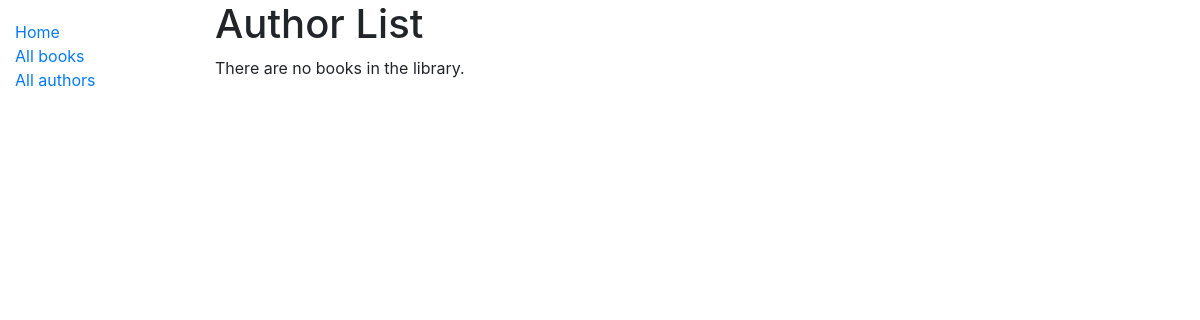
The app's page /catalog/authors/, older data.
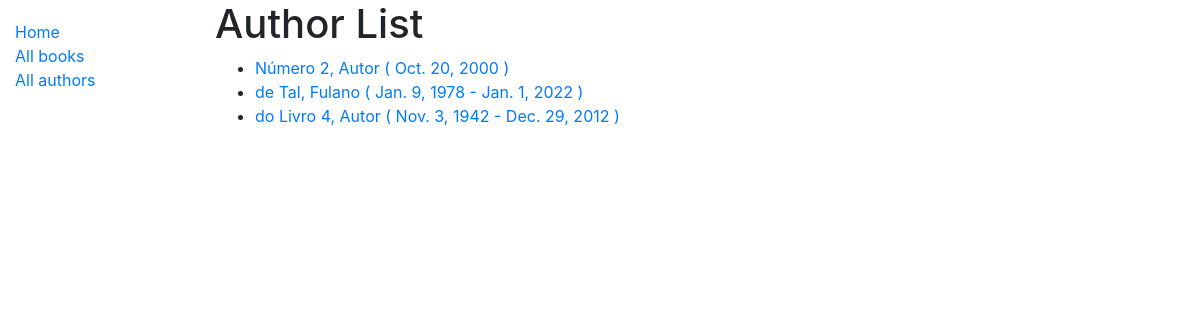
The same page, newer data.
### catalog/models.py (models this page shows, shortened)
class Author(models.Model):
    first_name = models.CharField(max_length=100)
    last_name = models.CharField(max_length=100)
    date_of_birth = models.DateField(null=True, blank=True)
    date_of_death = models.DateField('Died', null=True, blank=True)
    class Meta:
        ordering = ['last_name', 'first_name']
    def get_absolute_url(self):
        return reverse('author-detail', args=[str(self.id)])

### catalog/views.py (the view)
# urls.py: path('authors/', views.AuthorListView.as_view(), name='authors'),
class AuthorListView(generic.ListView):
    model = Author
    paginate_by = 10

### catalog/templates/catalog/author_list.html (shortened to what this page needs)
{% extends "base.html" %}
{% block content %}
    <h1>Author List</h1>
    {% if author_list %}
    <ul>
        {% for author in author_list %}
        <li>
            <a href="{{ author.get_absolute_url }}">
                {{ author.last_name }}, {{ author.first_name }}
                ( {{ author.date_of_birth}}
                {% if author.date_of_death %}
                    - {{author.date_of_death}}
                {% endif %})
            </a>
        </li>
        {% endfor %}
    </ul>
    {% else %}
        <p>There are no books in the library.</p>
    {% endif %}
{% endblock %}

Row changes from the older to the newer data that the page shows:
added Author: last_name "Número 2", first_name "Autor", date_of_birth "Oct. 20, 2000"
added Author: last_name "de Tal", first_name "Fulano", date_of_birth "Jan. 9, 1978", date_of_death "Jan. 1, 2022"
added Author: last_name "do Livro 4", first_name "Autor", date_of_birth "Nov. 3, 1942", date_of_death "Dec. 29, 2012"
Text that changed along with them:
text no longer shown: "There are no books in the library."
